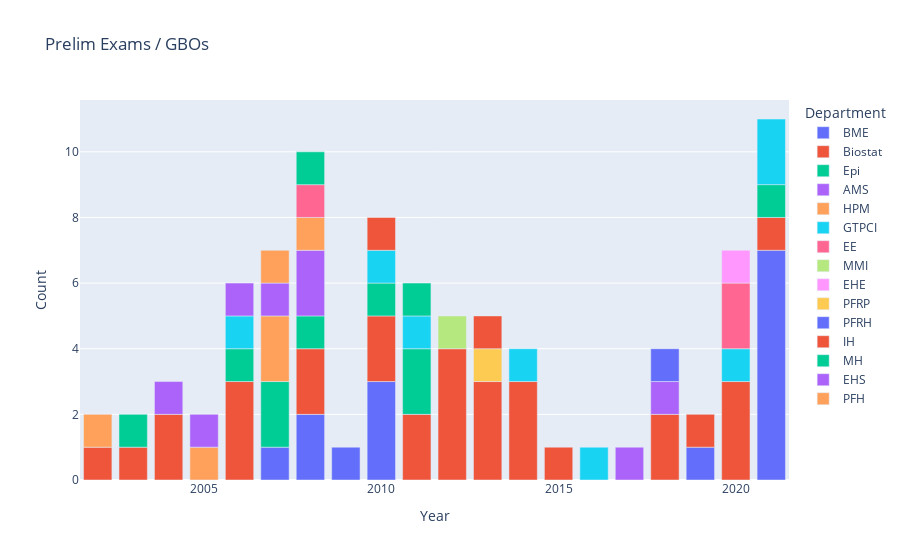

The code cell stored with this chart in its notebook:
### Code cell
exams = pd.read_csv("exams.csv")
exams['Exam'] = exams['Exam'].str.strip()
exams['Department'] = exams['Department'].str.strip()
exams = exams[ ['Year', 'Department', 'Exam'] ].value_counts().reset_index()
exams = exams.rename(columns = {0 : 'Count'})

fig = px.bar(exams[ exams['Exam'] == "prelim"], x = "Year", y = "Count", color = "Department", title = "Prelim Exams / GBOs")

#exams.sort_values(["Year", "Department", "Exam"])
#fig = px.scatter(exams, x="Year", y="Count", color="Department", symbol = "Exam", title="Oral Exams")
fig.show()

### Figure 1 — Plotly figure (JSON) as saved in the notebook; plotly's stock layout.template omitted (floating-point values rounded to 4 significant figures)
{"data": [{"alignmentgroup": "True", "hovertemplate": "Department=BME<br>Year=%{x}<br>Count=%{y}<extra></extra>", "legendgroup": "BME", "marker": {"color": "#636efa", "pattern": {"shape": ""}}, "name": "BME", "offsetgroup": "BME", "orientation": "v", "showlegend": true, "textposition": "auto", "type": "bar", "x": [2021, 2010, 2008, 2019, 2007, 2009], "xaxis": "x", "y": [7, 3, 2, 1, 1, 1], "yaxis": "y"}, {"alignmentgroup": "True", "hovertemplate": "Department=Biostat<br>Year=%{x}<br>Count=%{y}<extra></extra>", "legendgroup": "Biostat", "marker": {"color": "#EF553B", "pattern": {"shape": ""}}, "name": "Biostat", "offsetgroup": "Biostat", "orientation": "v", "showlegend": true, "textposition": "auto", "type": "bar", "x": [2012, 2013, 2020, 2006, 2014, 2010, 2011, 2008, 2018, 2004, 2021, 2015, 2019, 2002, 2003], "xaxis": "x", "y": [4, 3, 3, 3, 3, 2, 2, 2, 2, 2, 1, 1, 1, 1, 1], "yaxis": "y"}, {"alignmentgroup": "True", "hovertemplate": "Department=Epi<br>Year=%{x}<br>Count=%{y}<extra></extra>", "legendgroup": "Epi", "marker": {"color": "#00cc96", "pattern": {"shape": ""}}, "name": "Epi", "offsetgroup": "Epi", "orientation": "v", "showlegend": true, "textposition": "auto", "type": "bar", "x": [2007, 2011, 2021, 2006, 2003, 2010, 2008], "xaxis": "x", "y": [2, 2, 1, 1, 1, 1, 1], "yaxis": "y"}, {"alignmentgroup": "True", "hovertemplate": "Department=AMS<br>Year=%{x}<br>Count=%{y}<extra></extra>", "legendgroup": "AMS", "marker": {"color": "#ab63fa", "pattern": {"shape": ""}}, "name": "AMS", "offsetgroup": "AMS", "orientation": "v", "showlegend": true, "textposition": "auto", "type": "bar", "x": [2008, 2017, 2018], "xaxis": "x", "y": [2, 1, 1], "yaxis": "y"}, {"alignmentgroup": "True", "hovertemplate": "Department=HPM<br>Year=%{x}<br>Count=%{y}<extra></extra>", "legendgroup": "HPM", "marker": {"color": "#FFA15A", "pattern": {"shape": ""}}, "name": "HPM", "offsetgroup": "HPM", "orientation": "v", "showlegend": true, "textposition": "auto", "type": "bar", "x": [2007, 2005, 2008], "xaxis": "x", "y": [2, 1, 1], "yaxis": "y"}, {"alignmentgroup": "True", "hovertemplate": "Department=GTPCI<br>Year=%{x}<br>Count=%{y}<extra></extra>", "legendgroup": "GTPCI", "marker": {"color": "#19d3f3", "pattern": {"shape": ""}}, "name": "GTPCI", "offsetgroup": "GTPCI", "orientation": "v", "showlegend": true, "textposition": "auto", "type": "bar", "x": [2021, 2020, 2014, 2016, 2006, 2011, 2010], "xaxis": "x", "y": [2, 1, 1, 1, 1, 1, 1], "yaxis": "y"}, {"alignmentgroup": "True", "hovertemplate": "Department=EE<br>Year=%{x}<br>Count=%{y}<extra></extra>", "legendgroup": "EE", "marker": {"color": "#FF6692", "pattern": {"shape": ""}}, "name": "EE", "offsetgroup": "EE", "orientation": "v", "showlegend": true, "textposition": "auto", "type": "bar", "x": [2020, 2008], "xaxis": "x", "y": [2, 1], "yaxis": "y"}, {"alignmentgroup": "True", "hovertemplate": "Department=MMI<br>Year=%{x}<br>Count=%{y}<extra></extra>", "legendgroup": "MMI", "marker": {"color": "#B6E880", "pattern": {"shape": ""}}, "name": "MMI", "offsetgroup": "MMI", "orientation": "v", "showlegend": true, "textposition": "auto", "type": "bar", "x": [2012], "xaxis": "x", "y": [1], "yaxis": "y"}, {"alignmentgroup": "True", "hovertemplate": "Department=EHE<br>Year=%{x}<br>Count=%{y}<extra></extra>", "legendgroup": "EHE", "marker": {"color": "#FF97FF", "pattern": {"shape": ""}}, "name": "EHE", "offsetgroup": "EHE", "orientation": "v", "showlegend": true, "textposition": "auto", "type": "bar", "x": [2020], "xaxis": "x", "y": [1], "yaxis": "y"}, {"alignmentgroup": "True", "hovertemplate": "Department=PFRP<br>Year=%{x}<br>Count=%{y}<extra></extra>", "legendgroup": "PFRP", "marker": {"color": "#FECB52", "pattern": {"shape": ""}}, "name": "PFRP", "offsetgroup": "PFRP", "orientation": "v", "showlegend": true, "textposition": "auto", "type": "bar", "x": [2013], "xaxis": "x", "y": [1], "yaxis": "y"}, {"alignmentgroup": "True", "hovertemplate": "Department=PFRH<br>Year=%{x}<br>Count=%{y}<extra></extra>", "legendgroup": "PFRH", "marker": {"color": "#636efa", "pattern": {"shape": ""}}, "name": "PFRH", "offsetgroup": "PFRH", "orientation": "v", "showlegend": true, "textposition": "auto", "type": "bar", "x": [2018], "xaxis": "x", "y": [1], "yaxis": "y"}, {"alignmentgroup": "True", "hovertemplate": "Department=IH<br>Year=%{x}<br>Count=%{y}<extra></extra>", "legendgroup": "IH", "marker": {"color": "#EF553B", "pattern": {"shape": ""}}, "name": "IH", "offsetgroup": "IH", "orientation": "v", "showlegend": true, "textposition": "auto", "type": "bar", "x": [2013, 2010], "xaxis": "x", "y": [1, 1], "yaxis": "y"}, {"alignmentgroup": "True", "hovertemplate": "Department=MH<br>Year=%{x}<br>Count=%{y}<extra></extra>", "legendgroup": "MH", "marker": {"color": "#00cc96", "pattern": {"shape": ""}}, "name": "MH", "offsetgroup": "MH", "orientation": "v", "showlegend": true, "textposition": "auto", "type": "bar", "x": [2011, 2008], "xaxis": "x", "y": [1, 1], "yaxis": "y"}, {"alignmentgroup": "True", "hovertemplate": "Department=EHS<br>Year=%{x}<br>Count=%{y}<extra></extra>", "legendgroup": "EHS", "marker": {"color": "#ab63fa", "pattern": {"shape": ""}}, "name": "EHS", "offsetgroup": "EHS", "orientation": "v", "showlegend": true, "textposition": "auto", "type": "bar", "x": [2007, 2006, 2005, 2004], "xaxis": "x", "y": [1, 1, 1, 1], "yaxis": "y"}, {"alignmentgroup": "True", "hovertemplate": "Department=PFH<br>Year=%{x}<br>Count=%{y}<extra></extra>", "legendgroup": "PFH", "marker": {"color": "#FFA15A", "pattern": {"shape": ""}}, "name": "PFH", "offsetgroup": "PFH", "orientation": "v", "showlegend": true, "textposition": "auto", "type": "bar", "x": [2007, 2002], "xaxis": "x", "y": [1, 1], "yaxis": "y"}], "layout": {"autosize": true, "barmode": "relative", "legend": {"title": {"text": "Department"}, "tracegroupgap": 0}, "title": {"text": "Prelim Exams / GBOs"}, "xaxis": {"anchor": "y", "autorange": true, "domain": [0, 1], "range": [2002.0, 2022.0], "title": {"text": "Year"}, "type": "linear"}, "yaxis": {"anchor": "x", "autorange": true, "domain": [0, 1], "range": [0, 11.58], "title": {"text": "Count"}, "type": "linear"}}}
